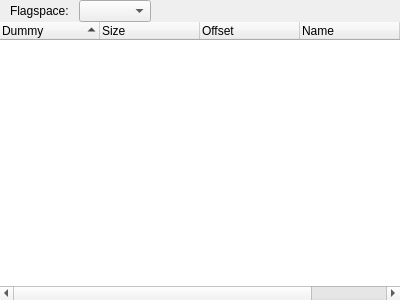
<?xml version="1.0" encoding="UTF-8"?>
<ui version="4.0">
 <class>FlagsWidget</class>
 <widget class="QDockWidget" name="FlagsWidget">
  <property name="geometry">
   <rect>
    <x>0</x>
    <y>0</y>
    <width>400</width>
    <height>300</height>
   </rect>
  </property>
  <property name="windowTitle">
   <string notr="true">Flags</string>
  </property>
  <widget class="QWidget" name="dockWidgetContents">
   <layout class="QVBoxLayout" name="verticalLayout">
    <property name="spacing">
     <number>0</number>
    </property>
    <property name="leftMargin">
     <number>0</number>
    </property>
    <property name="topMargin">
     <number>0</number>
    </property>
    <property name="rightMargin">
     <number>0</number>
    </property>
    <property name="bottomMargin">
     <number>0</number>
    </property>
    <item>
     <layout class="QHBoxLayout" name="horizontalLayout_17">
      <property name="spacing">
       <number>10</number>
      </property>
      <property name="leftMargin">
       <number>10</number>
      </property>
      <property name="topMargin">
       <number>0</number>
      </property>
      <property name="rightMargin">
       <number>5</number>
      </property>
      <item>
       <widget class="QLabel" name="flagspaceLabel">
        <property name="text">
         <string>Flagspace:</string>
        </property>
       </widget>
      </item>
      <item>
       <widget class="QComboBox" name="flagspaceCombo"/>
      </item>
      <item>
       <spacer name="horizontalSpacer">
        <property name="orientation">
         <enum>Qt::Horizontal</enum>
        </property>
        <property name="sizeHint" stdset="0">
         <size>
          <width>40</width>
          <height>20</height>
         </size>
        </property>
       </spacer>
      </item>
     </layout>
    </item>
    <item>
     <widget class="QTreeWidget" name="flagsTreeWidget">
      <property name="styleSheet">
       <string notr="true">QTreeWidget::item
{
    padding-left:10px;
    padding-top: 1px;
    padding-bottom: 1px;
    border-left: 10px;
}

QTreeWidget::item:hover
{
    background: rgb(242, 246, 248);
    color: black;
}

QTreeWidget::item:selected
{
    background: gray;
    color: white;
}</string>
      </property>
      <property name="frameShape">
       <enum>QFrame::NoFrame</enum>
      </property>
      <property name="dragEnabled">
       <bool>true</bool>
      </property>
      <property name="sortingEnabled">
       <bool>true</bool>
      </property>
      <property name="animated">
       <bool>true</bool>
      </property>
      <property name="allColumnsShowFocus">
       <bool>false</bool>
      </property>
      <property name="columnCount">
       <number>5</number>
      </property>
      <column>
       <property name="text">
        <string>Dummy</string>
       </property>
      </column>
      <column>
       <property name="text">
        <string>Size</string>
       </property>
      </column>
      <column>
       <property name="text">
        <string>Offset</string>
       </property>
      </column>
      <column>
       <property name="text">
        <string notr="true">Name</string>
       </property>
      </column>
      <column>
       <property name="text">
        <string notr="true">5</string>
       </property>
      </column>
     </widget>
    </item>
   </layout>
  </widget>
 </widget>
 <resources/>
 <connections/>
</ui>
